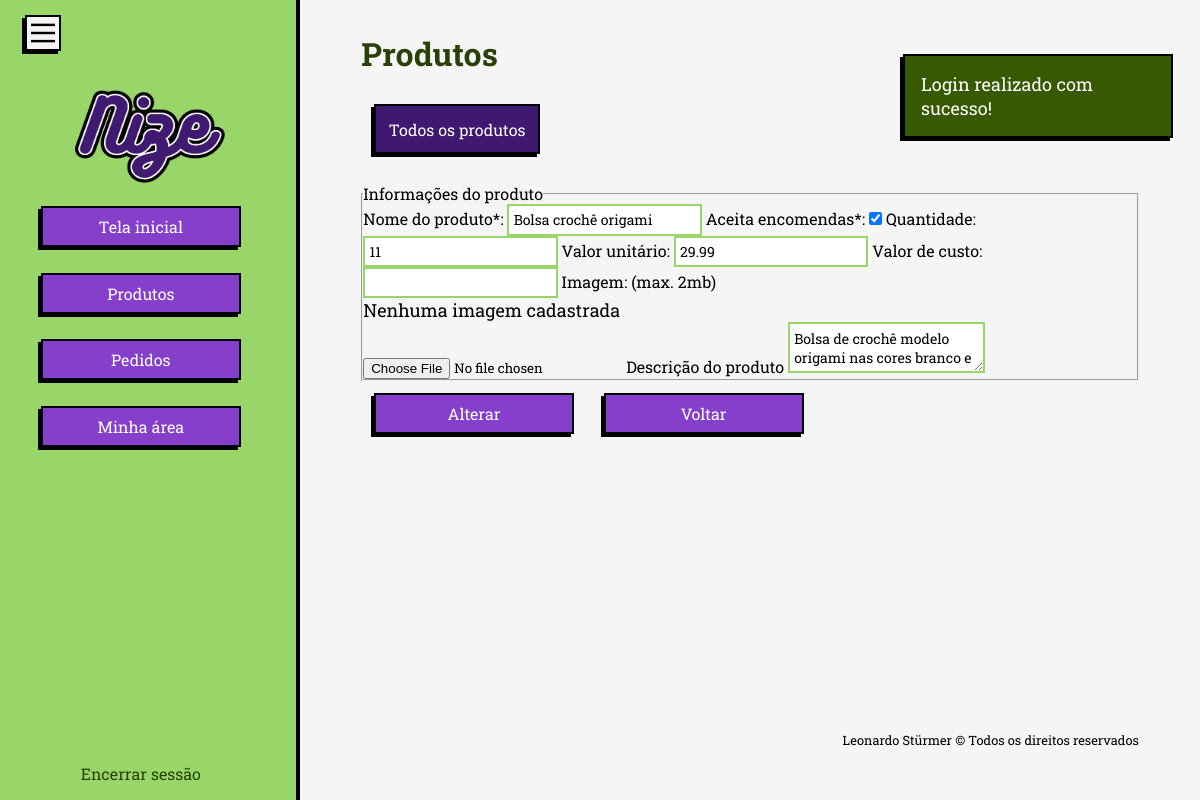
/php/view/gui_alteracao_produto.php?id=4 (signed in), run on an earlier commit of the app's database.
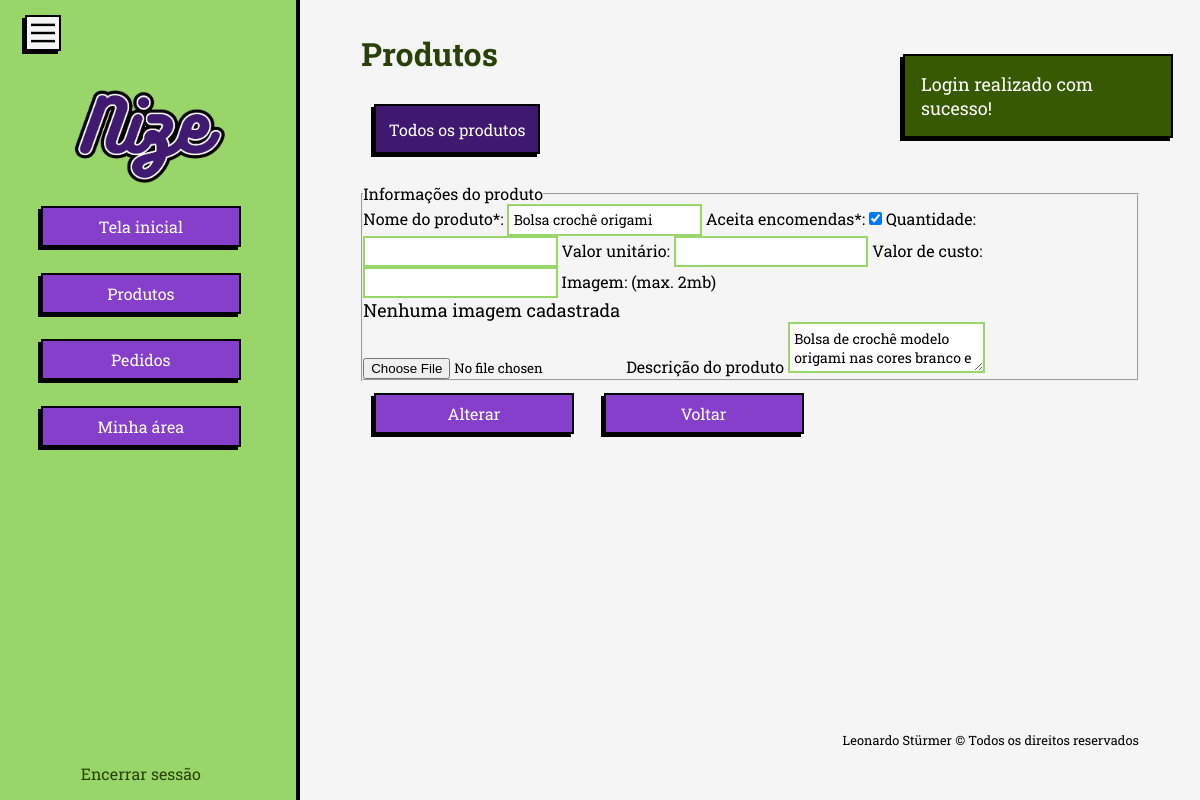
And on a later commit of the database.
### tables this page shows
CREATE TABLE produtos (
            id_produto INTEGER PRIMARY KEY AUTOINCREMENT NOT NULL,
            id_usuario INTEGER NOT NULL,
            nome TEXT NOT NULL,
            valor_unitario REAL NOT NULL,
            quantidade INTEGER NULL,
            imagem TEXT NULL,
            aceita_encomenda INTEGER NULL,
            descricao TEXT NULL,
            valor_custo REAL NULL,
            FOREIGN KEY (id_usuario) REFERENCES usuario (id_usuario)
    );

### php/persistence/conexaoBanco.class.php (called while the page is built, shortened)
<?php
class ConexaoBanco extends PDO {
    private static $instancia = null;
    public static function getInstancia() {
        if (!isset(self::$instancia)) {
            try {
                $caminhoBanco = __DIR__ . '/nize_database.db';
                $dsn = "sqlite:" . $caminhoBanco;
                self::$instancia = new ConexaoBanco($dsn, null, null);
                self::$instancia->setAttribute(PDO::ATTR_ERRMODE, PDO::ERRMODE_EXCEPTION);
                self::$instancia->setAttribute(PDO::ATTR_DEFAULT_FETCH_MODE, PDO::FETCH_ASSOC);
            } catch (PDOException $e) {
                $msg_erro = urlencode("Erro ao conectar com o banco SQLite: " . $e->getMessage());
                header("location:../view/gui_erro.php?msg=" . $msg_erro);
                exit;
            }
        }
        return self::$instancia;
    }
}

### php/dao/produtodao.class.php (called while the page is built, shortened)
<?php
require_once '../persistence/conexaoBanco.class.php';
class ProdutoDAO{
    private $conexao;
    public function __construct() {
        $this-> conexao = ConexaoBanco::getInstancia();
    }
    public function buscarPorId($id){
        try {
            $sql = $this->conexao->prepare("SELECT * FROM produtos WHERE id_produto = :id");
            $sql->bindValue(":id", $id);
            $sql->execute();
            return $sql->fetch(PDO::FETCH_ASSOC);
        } catch (PDOException $e) {
            $_SESSION['msg'] = "<p class='error-msg'>Erro ao buscar ID: " . $e->getMessage() . "</p>";
        }
    }
}

### php/view/gui_alteracao_produto.php (the view, shortened to what this page needs)
<?php
require_once '../dao/produtodao.class.php';
$id_produto = $_GET['id'] ?? null;
    $produtoDAO = new ProdutoDAO();
    $produto = $produtoDAO->buscarPorId($id_produto);
?>
<!DOCTYPE html>
<html lang="pt-br">
<head>
    <link rel="stylesheet" href="../../css/normalize.css">
    <link rel="stylesheet" href="../../css/query.css">
    <link rel="stylesheet" href="../../css/style.css">
</head>
<body>
    <details class="coll-sidenav" open>
        <summary><span class="material-symbols-outlined">dehaze</span></summary>
        <div class="sidenav">
            <img src="../../img/logo/nize_new.png" alt="Nize" id="logo-sidenav">
            <a href="tela_inicial.php">Tela inicial</a>
            <a href="gui_visualizacao_produtos.php">Produtos</a>
            <a href="gui_visualizacao_pedidos.php">Pedidos</a>
            <a href="gui_minha_area.php">Minha área</a>
            <a href="../controller/logout.php" id="btn-sair">Encerrar sessão</a>
        </div>
    </details>
    <div class="conteudo-pagina">
    <main>
        <div class="internal-nav">
            <h1>Produtos</h1>
            <div class="internal-nav-links">
                <a href="gui_visualizacao_produtos.php">Todos os produtos</a>
            </div>
        </div>
        <?php
            if (isset($_SESSION["msg"])) {
            echo "<div id='session-msg'>" . $_SESSION['msg'].  "</div>";
            }
        ?>
        <form action="../controller/produtoControle.php?op=alterar&id=<?php echo $produto['id_produto'] ?>" method="post" enctype="multipart/form-data">
            <fieldset id="products-form">
                <legend>Informações do produto</legend>
                <label>Nome do produto*:
                    <input type="text" id="nomeProduto" name="nomeProduto" class="input-produto" value="<?php echo htmlspecialchars($produto['nome']); ?>" autocomplete="off" required>
                </label>
                <?php if ($produto['aceita_encomenda'] !== 1) {
                    $checkEncomenda = "";
                } else {
                    $checkEncomenda = "checked";
                } ?>
                <label class="checkbox-acc-encomenda" for="">
                    Aceita encomendas*:
                    <input type="checkbox" id="aceitaEncomenda" name="aceitaEncomenda" class="input-produto" value="1" <?php echo " $checkEncomenda"; ?>>
                </label>
                <label>Quantidade:
                    <input type="number" inputmode="" id="quantidadeProduto" name="quantidadeProduto" class="input-produto" value="<?php echo htmlspecialchars($produto['quantidade']); ?>" maxlength="3" autocomplete="off">
                </label>
                <label>Valor unitário:
                    <input type="number" id="valorUnitario" name="valorUnitario" step="0.01" class="input-produto" value="<?php echo htmlspecialchars($produto['valor_unitario']); ?>" autocomplete="off" required>
                </label>
                <label>Valor de custo:
                    <input type="number" id="valorCusto" name="valorCusto" step="0.01" class="input-produto" value="<?php echo htmlspecialchars($produto['valor_custo']); ?>" autocomplete="off">
                </label>
                <label>Imagem: (max. 2mb)
                <?php if($produto['imagem']){
                        echo "<img src='uploads/" . htmlspecialchars($produto['imagem']) . "' alt='imagem do produto' class='img-produtos'>";
                    } else {
                        echo "<p class='img-produtos'>Nenhuma imagem cadastrada</p>";
                } ?>
                    <input type="file" name="imagemProduto" id="imagemProduto" accept=".png, .jpg">
                </label>
                <label class="descricao-produtos" for="descricaoProduto">
                    Descrição do produto
                    <textarea name="descricaoProduto" id="descricaoProduto" class="input-produto" placeholder="Adicione detalhes sobre o produto (material, cores, tamanho, etc)" autocomplete="off"><?php echo htmlspecialchars($produto['descricao']); ?></textarea>
                </label>
            </fieldset>
            <div id="form-products-buttons">
                <button type="submit">Alterar</button>
                <button formaction="../view/gui_visualizacao_produtos.php">Voltar</button>
            </div>
        </form>
        <footer>Leonardo Stürmer &copy; Todos os direitos reservados</footer>
        </main>
    </div>
</body>
</html>

### css/style.css (style rules this page uses)
.coll-sidenav { position: absolute; top: 0; bottom: 0; left: 0; z-index: 9999; margin: 0; font-size: 1em; background-color: transparent; }
.coll-sidenav[open] { position: fixed; top: 0; bottom: 0; left: 0; z-index: 9999; margin: 0; }
.coll-sidenav[open] + .conteudo-pagina { margin-left: 300px; width: calc(100% - 300px); }
.coll-sidenav > summary { position: absolute; top: 15px; left: 15px; z-index: 1000; list-style-type: none; outline: none; }
.coll-sidenav > summary > span { position: fixed; font-size: 2rem; margin-left: 10px; border: var(--border); box-shadow: var(--box-shadow); background-color: whitesmoke; transition: rotate 0.5s ease-in-out; rotate: 0deg; }
.sidenav { display: flex; flex-direction: column; height: 100vh; width: 300px; position: relative; background-color: var(--lightGreen); padding-top: 80px; padding-left: 28px; padding-right: 25px; border-right: 4px solid black; }
#btn-sair { justify-content: center; background-color: transparent; color: var(--darkGreen); border: 2.8px solid transparent; box-shadow: none; margin-top: auto; bottom: 10px; padding: 0.1rem; }
.internal-nav { display: inline-block; margin-bottom: 2em 0; gap: 20px; }
.internal-nav h1 { padding: 0; color: var(--darkGreen); text-align: left; margin-right: 10rem; }
.internal-nav-links { margin: 1em 0; display: flex; justify-content: baseline; align-items: center; gap: 20px; }
.internal-nav-links > a { text-decoration: none; border: var(--border); box-shadow: var(--box-shadow); background-color: var(--darkerPurple); padding: 0.8em; color: white; width: fit-content; text-align: center; }

What changed in the data, as far as the page shows it:
changed produtos "Bolsa crochê origami": quantidadeProduto "11" → (not shown); valorUnitario "29.99" → (not shown)
